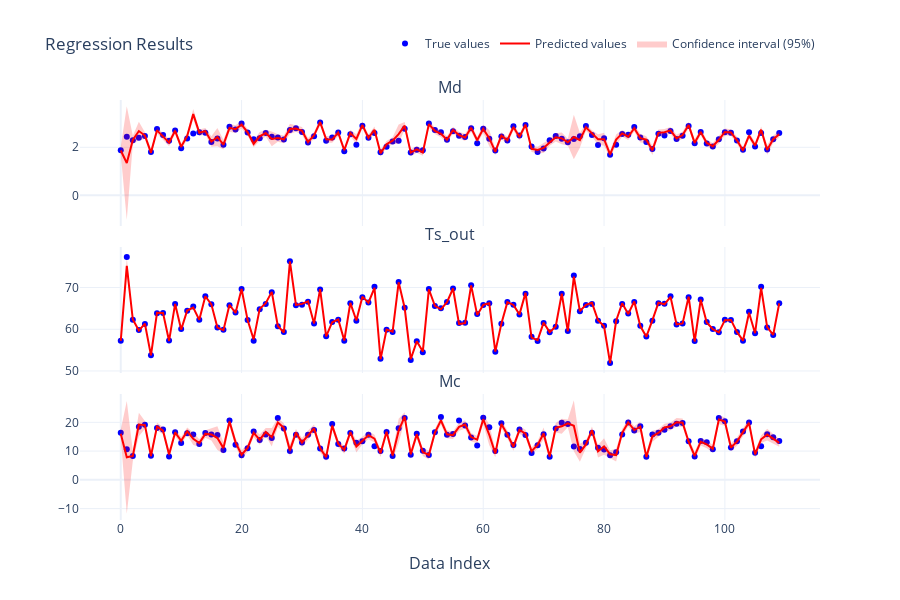
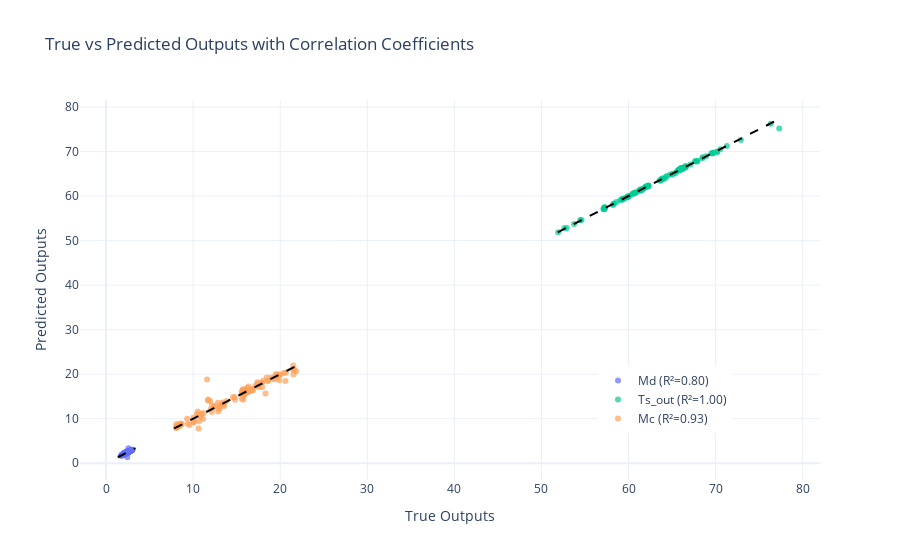
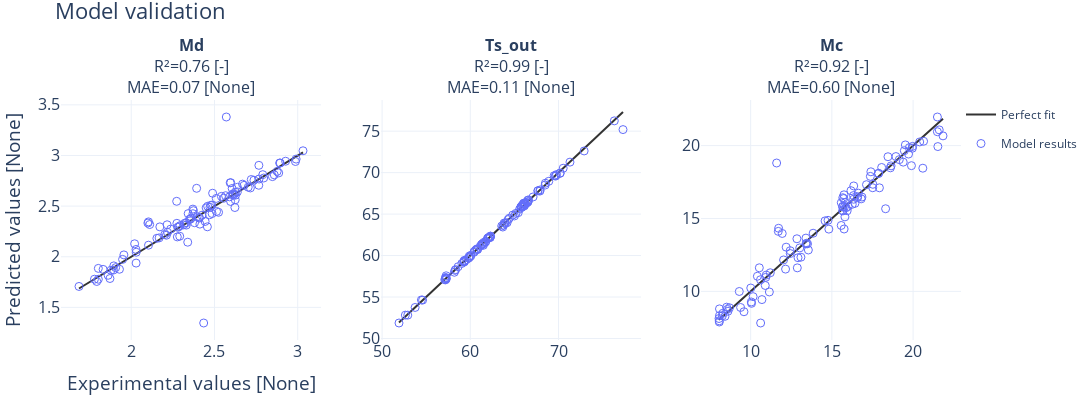

These figures' notebook cell, in order:
### Code cell
params_arrays, _, dfs_dict = train_model(
    data=data, 
    input_ids=input_ids, 
    output_ids=output_ids, 
    model_input_ids=model_input_ids, 
    model_output_path=model_output_path / "med_gpr_data.npy"
)
